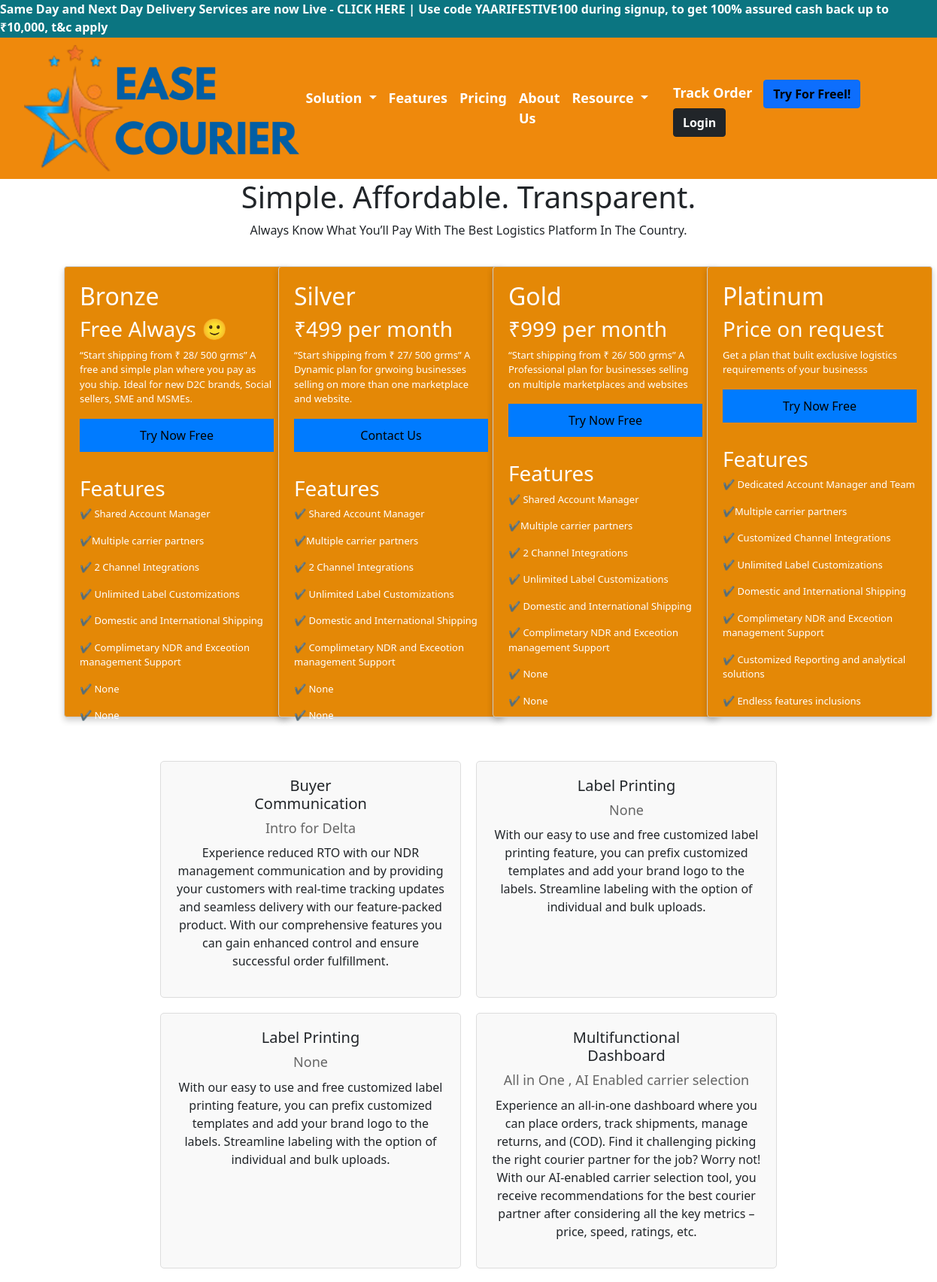
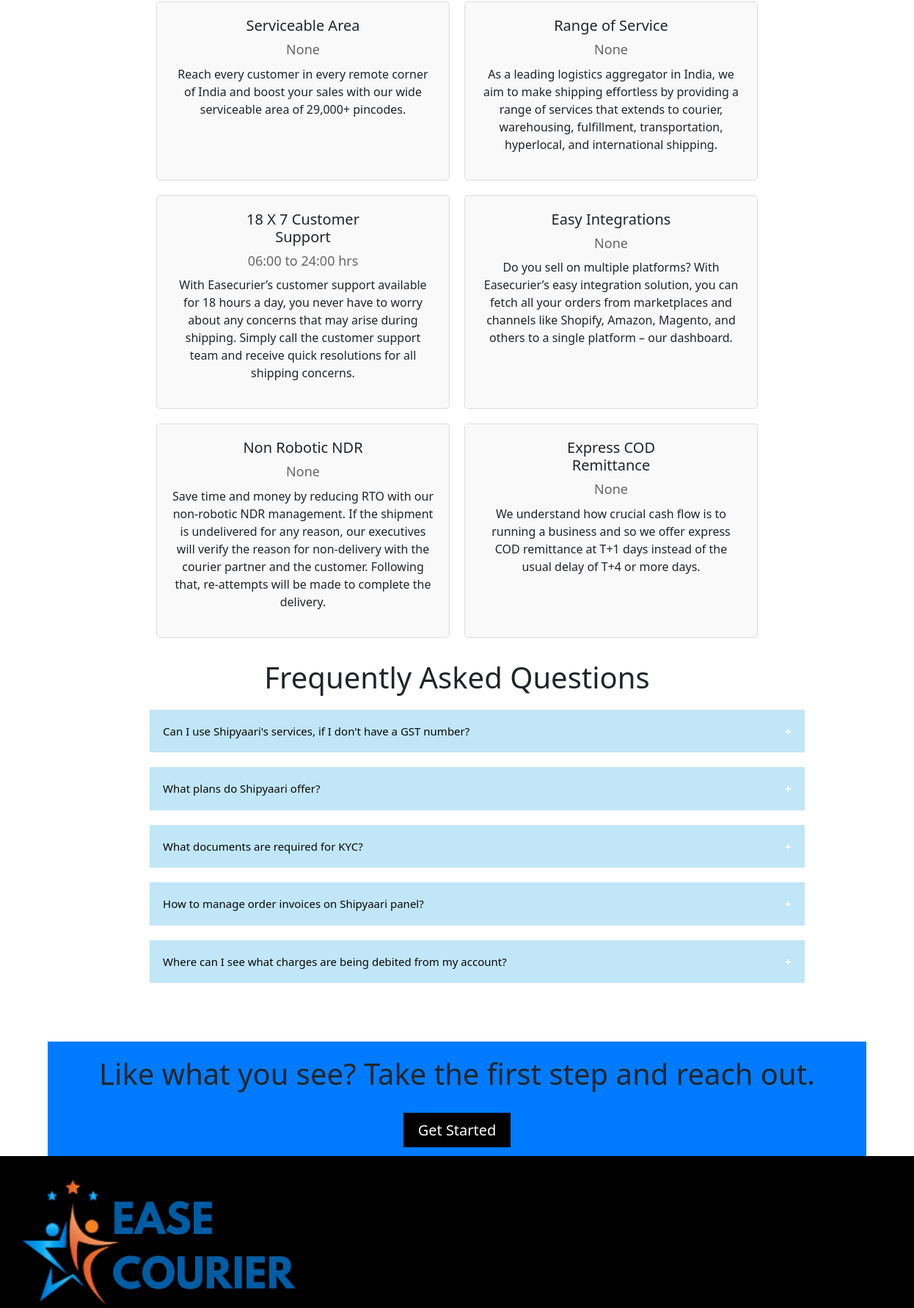
/prising (upper part), run on the app's committed database (2 pictures, top to bottom).
### home/models.py (models this page shows, shortened)
class Prisingheading(models.Model):
    heading = models.CharField(max_length=2000)
    description = models.CharField(max_length=5000)

class Prisingcart(models.Model):
    heading1 = models.CharField(max_length=2000)
    heading2 = models.CharField(max_length=2000)
    paragraph = models.CharField(max_length=2000)
    buttontext = models.CharField(max_length=2000)
    buttonlink = models.CharField(max_length=2000)
    featiurenameheading = models.CharField(max_length=2000)
    features1 = models.CharField(max_length=2000)
    features2 = models.CharField(max_length=2000)
    features3 = models.CharField(max_length=2000)
    features4 = models.CharField(max_length=2000, null=True, blank=True )
    features5 = models.CharField(max_length=2000, null=True, blank=True)
    features6 = models.CharField(max_length=2000, null=True, blank=True)
    features7 = models.CharField(max_length=2000, null=True, blank=True)
    features8 = models.CharField(max_length=2000, null=True, blank=True)

class Prisingcart2(models.Model):
    heading1 = models.CharField(max_length=2000)
    heading2 = models.CharField(max_length=2000, null=True, blank=True )
    description = models.CharField(max_length=2000)

class Faqheading(models.Model):
    heading = models.CharField(max_length=2000)

class Faq(models.Model):
    heading = models.CharField(max_length=2000)
    description = models.CharField(max_length=2000)

class Last(models.Model):
    heading = models.CharField(max_length=2000)
    buttontext = models.CharField(max_length=2000)
    backgroundcolour = models.CharField(max_length=2000)

### home/views.py (the view)
def prising(request):
    header=Prisingheading.objects.first()
    cart=Prisingcart.objects.all()
    prisingcart2heading=Prisingcart2heading.objects.first()
    prisingcart2=Prisingcart2.objects.all()
    faqheading=Faqheading.objects.first()
    faq=Faq.objects.all()
    last=Last.objects.first()
    data={
            'mainheader':header,
            'cart':cart,
            'prisingcart2heading':prisingcart2heading,
            'prisingcart2':prisingcart2,
            'faqheading':faqheading,
            'faq':faq,
            'last':last,
        }
    return render(request, 'prising.html',data)

### template/prising.html (shortened to what this page needs)
{% extends "base.html" %}
{% load static %}
{% block contant %}
<!DOCTYPE html>
<html lang="en">
<head>
  <link href="pricing.css" rel="stylesheet">
  <link href="https://cdn.jsdelivr.net/npm/bootstrap@5.1.3/dist/css/bootstrap.min.css" rel="stylesheet"
 />
  <link rel="stylesheet" href="https://cdnjs.cloudflare.com/ajax/libs/OwlCarousel2/2.3.4/assets/owl.carousel.min.css"
 />
</head>
</head>
<main>
  <div class="text-center text-capitalize">
    <h1>{{mainheader.heading}}</h1>
    <p>{{mainheader.description}}</p>
  </div>
      <div class="container">
        <div class="row">
          {% for obj in cart %}
          <div class="col-md-3 col-sm-6">
            <div class="card">
              <h2>{{obj.heading1}}</h2>
              <h3>{{obj.heading2}}</h3>
              <p>{{obj.paragraph}}</p>
              <button><a href="{{obj.buttonlink}}">{{obj.buttontext}}</a></button>
              <h3 class="feature">{{obj.featiurenameheading}}</h3>
              <p class="feature">&#10004; {{obj.features1}}</p>
              <p class="feature">&#10004;{{obj.features2}}</p>
              <p class="feature">&#10004; {{obj.features3}}</p>
              <p class="feature">&#10004; {{obj.features4}}</p>
              <p class="feature">&#10004; {{obj.features5}}</p>
              <p class="feature">&#10004; {{obj.features6}}</p>
              <p class="feature">&#10004; {{obj.features7}}</p>
              <p class="feature">&#10004; {{obj.features8}}</p>
            </div>
          </div>
          {% endfor %}
      <section>
        <div class="middle2">
          <div class="container2">
            {% for obj3 in prisingcart2 %}
              <div class="card2">
                  <h2>{{obj3.heading1}}</h2>
                  <h3>{{obj3.heading2}}</h3>
                  <p>{{obj3.description}}</p>
              </div>
              {% endfor %}
            </div>
          </div>
      </div>
      <section class="contain1">
  <div class="contain1-title text-center">
    <h1>{{faqheading.heading}}</h1>
  </div>
  {% for obj5 in faq %}
        <div class="collab-info">
          <button class="collapsible">{{obj5.heading}}</button>
        </div>
  {% endfor %}
      </section>
   <section class="" style="background-color: {{last.backgroundcolour}};">
    <div class="like text-center"> <h1>{{last.heading}}</h1>
      <a href="" class="text-white text-capitalize">{{last.buttontext}}</a>
    </div>
   </section>
</main>
</body>
</html>
{% endblock contant %}

### static/pricing.css (style rules this page uses)
* { margin: 0; padding: 0; }
.collapsible { background-color: #c1e6f7; color: rgb(8, 8, 8); cursor: pointer; padding: 18px; width: 80%; margin-left:55px; border: none; text-align: left; outline: none; font-size: 15px; }
.collab-info { margin-top: 20px; }
.collapsible:after { content: '\002B'; color: white; font-weight: bold; float: right; margin-left: 5px; }
.like { padding-bottom: 30px; }
.like h1 { margin-top: 50px; padding-top: 20px; }
.like a { text-decoration: none; padding: 10px 10px; background-color: black; }
.contain1 { text-align: center; padding-bottom: 30px; }

### template/base.html (style rules this page uses)
.middle2 { margin-top: -390px; }
.middle2 h2 { text-align: center; margin-top: 30px; font-size: 50px; margin: 0px 90px; }

### template/prising.html (style rules this page uses)
* { margin: 0; padding: 0; }
.collapsible { background-color: #c1e6f7; color: rgb(8, 8, 8); cursor: pointer; padding: 18px; width: 80%; margin-left:55px; border: none; text-align: left; outline: none; font-size: 15px; }
.collab-info { margin-top: 20px; }
.collapsible:after { content: '\002B'; color: white; font-weight: bold; float: right; margin-left: 5px; }
.like { padding-bottom: 30px; }
.like h1 { margin-top: 50px; padding-top: 20px; }
.like a { text-decoration: none; padding: 10px 10px; background-color: black; }
.contain1 { text-align: center; padding-bottom: 30px; }
.middle2 { text-align: center; padding: 20px; }
.middle2 { margin-top: 0px !important; }
.container2 { display: flex; flex-wrap: wrap; justify-content: center; }
.card2 { background-color: #f9f9f9; border: 1px solid #ddd; border-radius: 5px; padding: 20px; margin: 10px; max-width: 400px; }
.card2 h2 { font-size:20px; margin-bottom: 10px; }
.card2 h3 { font-size: 18px; color: #666; margin-bottom: 10px; }
.card2 p { font-size: 16px; }
.card p { font-size: 13px; }
.card { width: 300px; border: 1px solid #ccc; padding: 20px; margin: 20px; height:600px; background-color: #e48806; color: white; box-shadow: 0 4px 8px 0 rgba(0, 0, 0, 0.2); }
.card button { background-color: #007bff; color: #db1616; border: none; padding: 10px 20px; cursor: pointer; }
.card a { color: black; text-decoration: none; }
.like { padding-bottom: 50px; }
.like a { padding: 10px 20px; font-size: 20px; position: relative; top:30px; }

### data on the page
Prisingheading: heading "Simple. Affordable. Transparent.", description "Always Know What You’ll Pay With The Best Logistics Platform In The Country."
Prisingcart: heading1 "Bronze", heading2 "Free Always 🙂", paragraph "“Start shipping from ₹ 28/ 500 grms” A free and simple plan where you pay as you ship. Ideal for new D2C brands, Social sellers, SME and MSMEs.", buttontext "Try Now Free", featiurenameheading "Features", features1 "Shared Account Manager", features2 "Multiple carrier partners", features3 "2 Channel Integrations", features4 "Unlimited Label Customizations", features5 "Domestic and International Shipping", features6 "Complimetary NDR and Exceotion management Support", features7 "None", features8 "None"
Prisingcart: heading1 "Silver", heading2 "₹499 per month", paragraph "“Start shipping from ₹ 27/ 500 grms” A Dynamic plan for grwoing businesses selling on more than one marketplace and website.", buttontext "Contact Us", featiurenameheading "Features", features1 "Shared Account Manager", features2 "Multiple carrier partners", features3 "2 Channel Integrations", features4 "Unlimited Label Customizations", features5 "Domestic and International Shipping", features6 "Complimetary NDR and Exceotion management Support", features7 "None", features8 "None"
Prisingcart: heading1 "Gold", heading2 "₹999 per month", paragraph "“Start shipping from ₹ 26/ 500 grms” A Professional plan for businesses selling on multiple marketplaces and websites", buttontext "Try Now Free", featiurenameheading "Features", features1 "Shared Account Manager", features2 "Multiple carrier partners", features3 "2 Channel Integrations", features4 "Unlimited Label Customizations", features5 "Domestic and International Shipping", features6 "Complimetary NDR and Exceotion management Support", features7 "None", features8 "None"
Prisingcart: heading1 "Platinum", heading2 "Price on request", paragraph "Get a plan that bulit exclusive logistics requirements of your businesss", buttontext "Try Now Free", featiurenameheading "Features", features1 "Dedicated Account Manager and Team", features2 "Multiple carrier partners", features3 "Customized Channel Integrations", features4 "Unlimited Label Customizations", features5 "Domestic and International Shipping", features6 "Complimetary NDR and Exceotion management Support", features7 "Customized Reporting and analytical solutions", features8 "Endless features inclusions"
Prisingcart2: heading1 "Buyer Communication", heading2 "Intro for Delta", description "Experience reduced RTO with our NDR management communication and by providing your customers with real-time tracking updates and seamless delivery with our feature-packed product. With our comprehensive features you can gain enhanced control and ensure successful order fulfillment."
Prisingcart2: heading1 "Label Printing", heading2 "None", description "With our easy to use and free customized label printing feature, you can prefix customized templates and add your brand logo to the labels. Streamline labeling with the option of individual and bulk uploads."
Prisingcart2: heading1 "Label Printing", heading2 "None", description "With our easy to use and free customized label printing feature, you can prefix customized templates and add your brand logo to the labels. Streamline labeling with the option of individual and bulk uploads."
Prisingcart2: heading1 "Multifunctional Dashboard", heading2 "All in One , AI Enabled carrier selection", description "Experience an all-in-one dashboard where you can place orders, track shipments, manage returns, and (COD). Find it challenging picking the right courier partner for the job? Worry not! With our AI-enabled carrier selection tool, you receive recommendations for the best courier partner after considering all the key metrics – price, speed, ratings, etc."
Prisingcart2: heading1 "Serviceable Area", heading2 "None", description "Reach every customer in every remote corner of India and boost your sales with our wide serviceable area of 29,000+ pincodes."
Prisingcart2: heading1 "Range of Service", heading2 "None", description "As a leading logistics aggregator in India, we aim to make shipping effortless by providing a range of services that extends to courier, warehousing, fulfillment, transportation, hyperlocal, and international shipping."
Prisingcart2: heading1 "18 X 7 Customer Support", heading2 "06:00 to 24:00 hrs", description "With Easecurier’s customer support available for 18 hours a day, you never have to worry about any concerns that may arise during shipping. Simply call the customer support team and receive quick resolutions for all shipping concerns."
Prisingcart2: heading1 "Easy Integrations", heading2 "None", description "Do you sell on multiple platforms? With Easecurier’s easy integration solution, you can fetch all your orders from marketplaces and channels like Shopify, Amazon, Magento, and others to a single platform – our dashboard."
Prisingcart2: heading1 "Non Robotic NDR", heading2 "None", description "Save time and money by reducing RTO with our non-robotic NDR management. If the shipment is undelivered for any reason, our executives will verify the reason for non-delivery with the courier partner and the customer. Following that, re-attempts will be made to complete the delivery."
Prisingcart2: heading1 "Express COD Remittance", heading2 "None", description "We understand how crucial cash flow is to running a business and so we offer express COD remittance at T+1 days instead of the usual delay of T+4 or more days."
Faqheading: heading "Frequently Asked Questions"
Faq: heading "Can I use Shipyaari's services, if I don't have a GST number?"
Faq: heading "What plans do Shipyaari offer?"
Faq: heading "What documents are required for KYC?"
Faq: heading "How to manage order invoices on Shipyaari panel?"
Faq: heading "Where can I see what charges are being debited from my account?"
Last: heading "Like what you see? Take the first step and reach out.", buttontext "Get Started"
